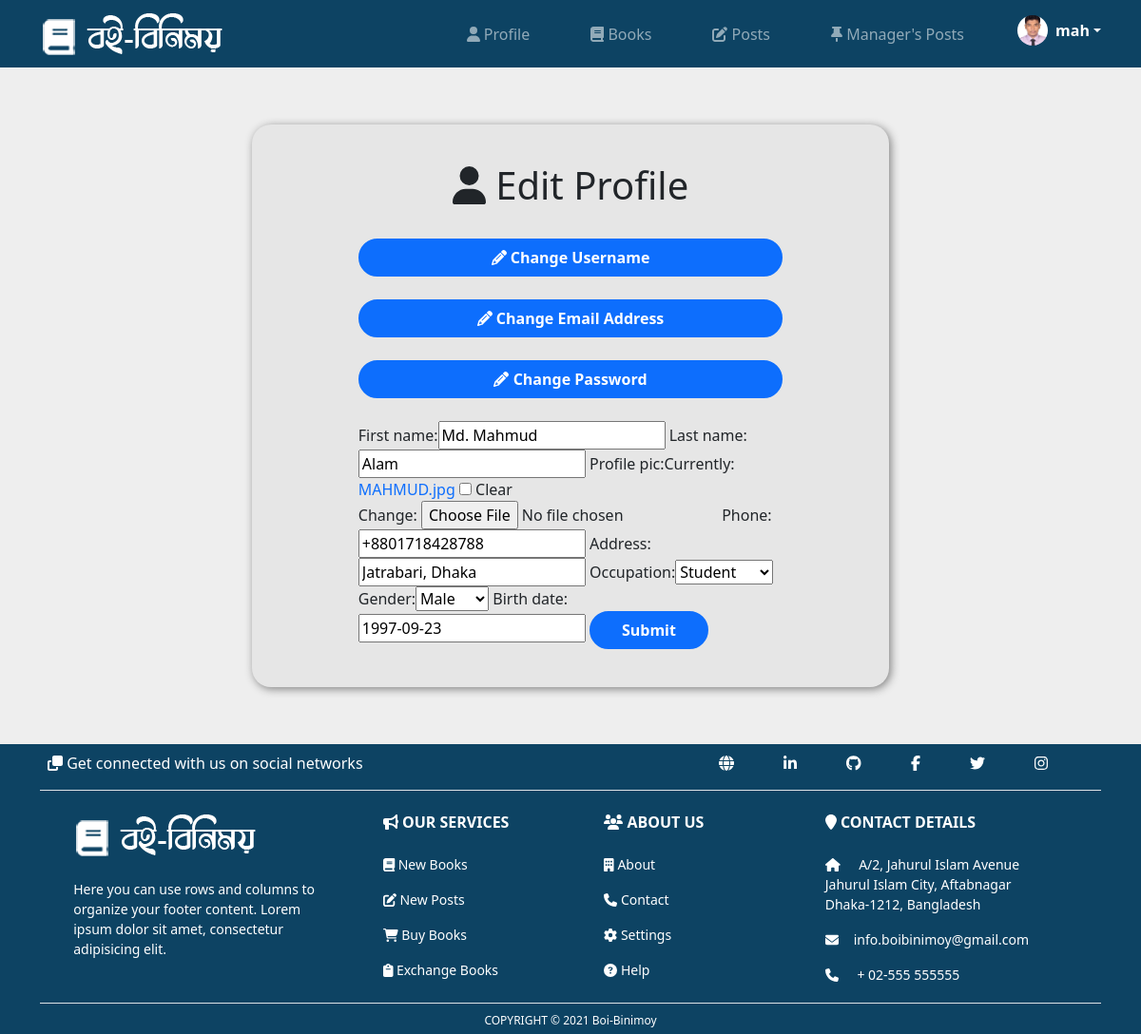
Page /edit-profile/ (signed in) on the earlier database version.
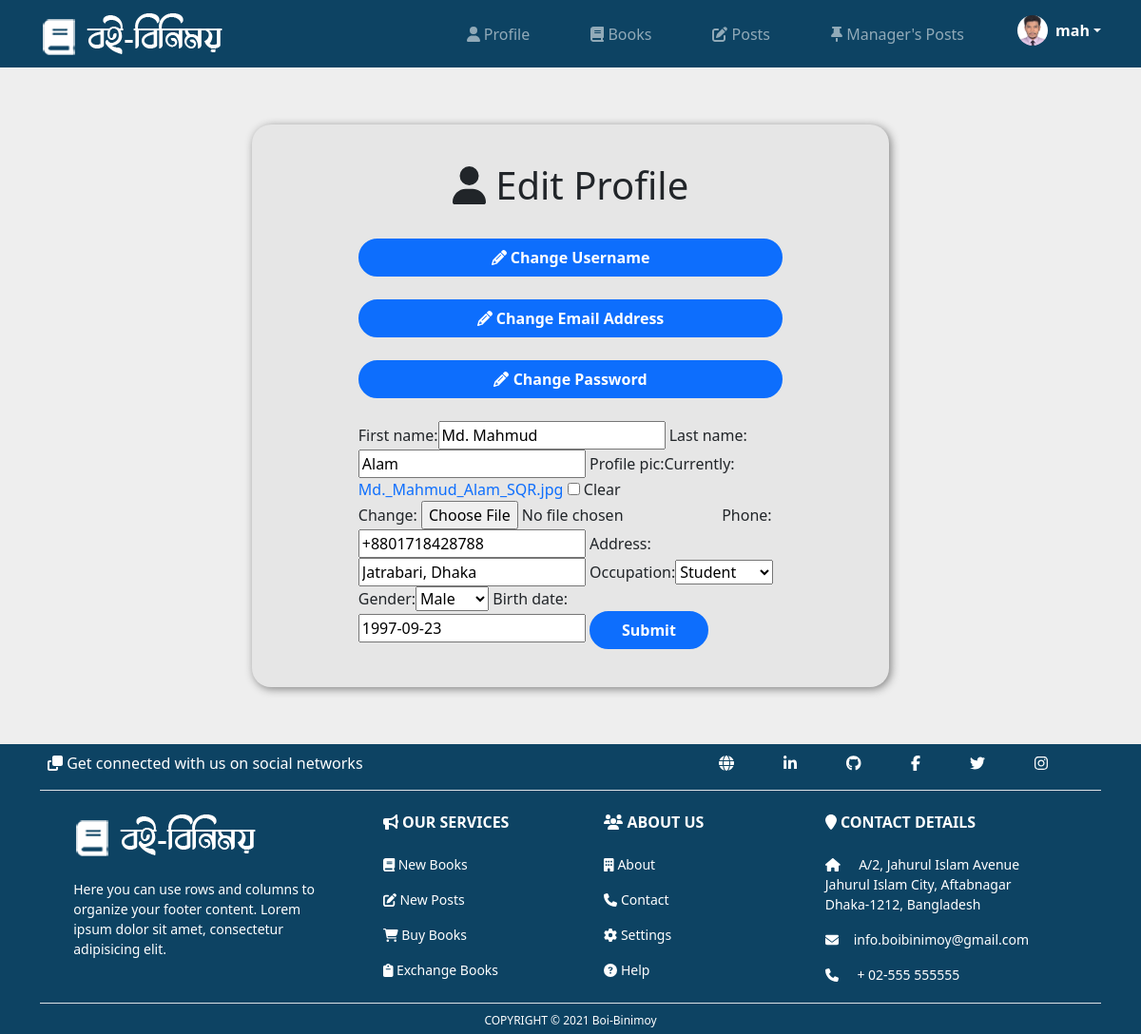
Same page on the later database version.
### users/models.py (models this page shows, shortened)
class Customer(models.Model):
    GENDER_TYPE = (
        ('Male','Male'),
        ('Female','Female'),
        ('Others','Others')
    )
    OCCUPATION_TYPE = (
        ('Student','Student'),
        ('Job-Holder','Job-Holder'),
    )
    username = models.OneToOneField(User, null=True, blank=True, on_delete=models.CASCADE)
    first_name = models.CharField(max_length=200, null=True, blank=True)
    last_name = models.CharField(max_length=200, null=True, blank=True)
    profile_pic = models.ImageField(default='profile-white.png', null=True, blank=True)
    phone = models.CharField(max_length=200, null=True, blank=True)
    email = models.CharField(max_length=200, null=True, blank=True)
    address = models.CharField(max_length=200, null=True, blank=True)
    occupation = models.CharField(max_length=50,choices=OCCUPATION_TYPE, null=True,blank=True)
    gender = models.CharField(max_length=50,choices=GENDER_TYPE, null=True,blank=True)
    birth_date = models.DateField(null=True, blank=True)
    created = models.DateTimeField(auto_now_add=True)
    updated = models.DateTimeField(auto_now=True)
    @property
    def customerImageURL(self):
        try:
            img = self.profile_pic.url
        except:
            img = ''
        return img

### users/decorators.py (the view)
        def wrapper_func(request, *args, **kwargs):
            group = None
            if request.user.groups.exists():
                group = request.user.groups.all()[0].name
            if group in allowed_roles:
                return view_func(request, *args, **kwargs)
            else:
                return render(request,'users/unauthorized_page.html')

### users/forms.py
class CustomerForm(ModelForm):
    class Meta:
        model = Customer
        fields = '__all__'
        exclude = ['username','email']

### users/views.py (called while the page is built, shortened)
@login_required(login_url='login')
@allowed_users(allowed_roles=['customer'])
def editUserProfile(request):
    customer = Customer.objects.get(username=request.user)
    myUser = User.objects.get(username=request.user)
    form = CustomerForm(instance=customer)
    context = {'myUser':request.user,'form':form,'customer':customer}
    return render(request,'users/edit_user_profile.html',context)

### templates/users/edit_user_profile.html (shortened to what this page needs)
{% extends 'users/main.html' %}
{% load static %}
{% load bootstrap %}
{% block content %}
<div class="container">
    <div class="form-div">
        <h1 class="text-center"><i class="fas fa-user"></i> Edit Profile</h1><br>
        <a class="btn btn-blue width-full" href='{% url "change-username" %}'><i class="fas fa-pencil-alt"></i> Change Username</a><br><br>
        <a class="btn btn-blue width-full" href='{% url "change-email" %}'><i class="fas fa-pencil-alt"></i> Change Email Address</a><br><br>
        <a class="btn btn-blue width-full" href='{% url "change-password" %}'><i class="fas fa-pencil-alt"></i> Change Password</a><br><br>
        <form method="POST" action="" enctype="multipart/form-data">
            {{ form|bootstrap }}
            <input class="btn btn--sub btn--lg  my-md btn-blue" type="submit" value="Submit" />
        </form>
    </div>
</div>
{% endblock %}

### templates/users/navbar.html (shortened to what this page needs)
{% load static %}
<nav class="navbar navbar-expand-lg navbar-dark bg-navbar bg-{{request.user.groups.all.0.name}}">
    <div class="container">
      <a class="navbar-brand" href="{% url 'home' %}"><img src="{% static 'images/logo.png' %}" alt=""></a>
      <div>
          <div class="collapse navbar-collapse" id="navbarNav">
            <ul class="navbar-nav">
              {% if request.user.groups.all.0.name == 'customer' %}
              <li class="nav-item">
                <a class="nav-link" href="{% url 'user-profile' request.user.username %}"><i class="fas fa-user"></i> Profile</a>
              </li>
              <li class="nav-item">
                <a class="nav-link" href="{% url 'books-home' %}"><i class="fas fa-book"></i> Books</a>
              </li>
              <li class="nav-item">
                <a class="nav-link" href="{% url 'blogs-home' %}"><i class="fas fa-edit"></i> Posts</a>
              </li>
              <li class="nav-item">
                <a class="nav-link" href="{% url 'blogs-home-manager' %}"><i class="fas fa-thumbtack"></i> Manager's Posts</a>
              </li>
              {% endif %}
              {% if request.user.groups.all.0.name == 'customer' %}
              <li class="nav-item">
                <div class="dropdown">
                    <a href="/" class="d-flex align-items-center text-white text-decoration-none dropdown-toggle" id="dropdownUser1" data-bs-toggle="dropdown" aria-expanded="false">
                        <img src='{{customer.customerImageURL}}' alt="" width="32" height="32" class="rounded-circle me-2">
                        <strong>{{customer.username}}</strong>
                    </a>
                </div>
              </li>
              {% else %}
              <li class="nav-item">
                <a class="btn btn-blue" href="{% url 'login' %}"><i class="fas fa-sign-in-alt"></i> Login</a>
              </li>
              {% endif %}
            </ul>
          </div>
      </div>
    </div>
  </nav>

Differences in the rows shown:
changed Customer "Md. Mahmud": customerImageURL: a different picture
Other differences:
text no longer shown: "First name: Last name: Profile pic: Currently: MAHMUD.jpg Clear Change: Phone: Address: Occupation: Gender: Birth date:"
text now shown: "First name: Last name: Profile pic: Currently: Md._Mahmud_Alam_SQR.jpg Clear Change: Phone: Address: Occupation: Gender: Birth date:"
